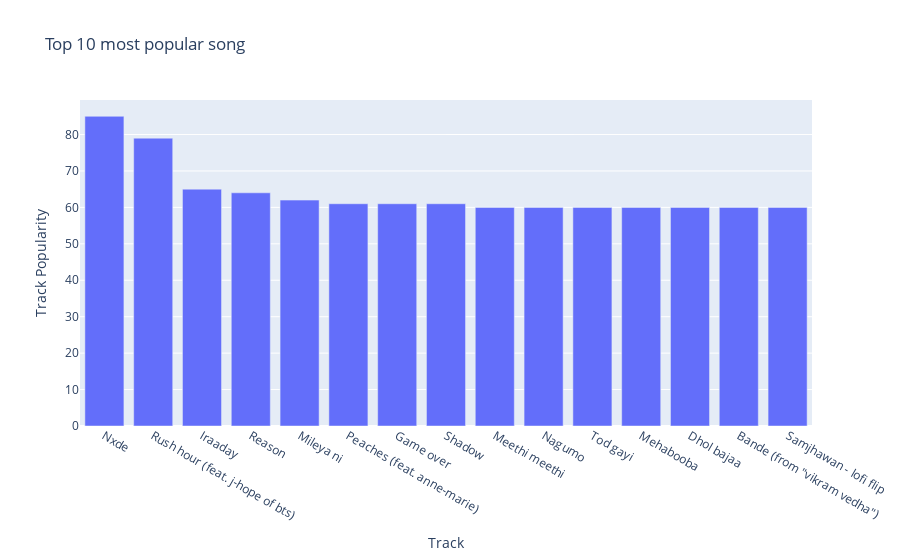

The cell this chart's notebook holds for it:
### Markdown cell above
### How many Indian songs are on the Top 10 list?

### Code cell
# Sorting the dataframe by Track_popularity
df1.sort_values('Track_popularity', ascending = False, inplace = True)
# taking the Track and track_popularity and store in a seperate dataframe called "top"
top = df1[['Track', 'Track_popularity']]
top = top.head(15)
# Building visuals
fig = px.bar(top, x='Track', y="Track_popularity", orientation = 'v', title = "Top 10 most popular song",labels={"Track": "Track",
"Track_popularity": "Track Popularity"}
)
fig.show()

### Figure 1 — Plotly figure (JSON) as saved in the notebook; plotly's stock layout.template omitted (floating-point values rounded to 4 significant figures)
{"data": [{"alignmentgroup": "True", "hovertemplate": "Track=%{x}<br>Track Popularity=%{y}<extra></extra>", "legendgroup": "", "marker": {"color": "#636efa", "pattern": {"shape": ""}}, "name": "", "offsetgroup": "", "orientation": "v", "showlegend": false, "textposition": "auto", "type": "bar", "x": ["Nxde", "Rush hour (feat. j-hope of bts)", "Iraaday", "Reason", "Mileya ni", "Peaches (feat. anne-marie)", "Game over", "Shadow", "Meethi meethi", "Nagumo", "Tod gayi", "Mehabooba", "Dhol bajaa", "Bande (from \"vikram vedha\")", "Samjhawan - lofi flip"], "xaxis": "x", "y": [85, 79, 65, 64, 62, 61, 61, 61, 60, 60, 60, 60, 60, 60, 60], "yaxis": "y"}], "layout": {"barmode": "relative", "legend": {"tracegroupgap": 0}, "title": {"text": "Top 10 most popular song"}, "xaxis": {"anchor": "y", "domain": [0, 1], "title": {"text": "Track"}}, "yaxis": {"anchor": "x", "domain": [0, 1], "title": {"text": "Track Popularity"}}}}
